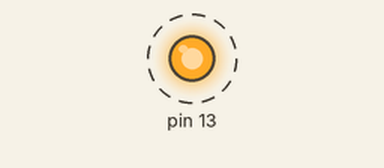
This sketch was run on a simulated Arduino Uno, built with avr-gcc and run on an emulated ATmega328P. On the bench: output pins drawn as LEDs (lit = HIGH). Dashed ring = blinking. What the sketch prints to the serial monitor is not drawn.

Above: at 0.2 s.
Timing chart, 0 to 3.0 s (numbered marks = the images above):
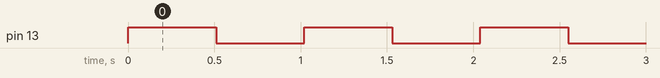

Measured:
- by itself, pin 13: alternates HIGH for 0.51 s and LOW for 0.51 s

The sketch:

rc_boat2.ino
```cpp
#include <TimerOne.h>

typedef enum {
  CMD_Forward,
  CMD_Backward,
  CMD_Stop,
} Command;

typedef enum {
  Forward_On,
  Forward_Off,
  Stop,
  Backward_Back,
  Backward_Netural,
  Backward_On,
  Backward_Off,
} MotorState;

typedef struct {
  Command cmd;
  MotorState state;
  unsigned long timestamp;
  int duty_cycle; // 0~100%
} Motor;

Motor motorL, motorR;

void setup()
{
  // Initialize the digital pin as an output.
  // Pin 13 has an LED connected on most Arduino boards
  pinMode(13, OUTPUT);
  Serial.begin(38400);

  Timer1.initialize(10000); // 100Hz, 10ms
  Timer1.attachInterrupt( timerIsr ); // attach the service routine here

    forward();
}

void loop()
{
  // Main code loop
  // TODO: Put your regular (non-ISR) logic here

}

void forward()
{
  Serial.println("forward");
  digitalWrite( 13, HIGH);
  motorL.timestamp = millis();
  motorL.cmd = CMD_Forward;
  motorL.state = Forward_On;
  motorL.duty_cycle = 50;
}
void stop()
{
}
void backward()
{
}

/// --------------------------
/// Custom ISR Timer Routine
/// --------------------------
void checkMotor(Motor* motor);
void timerIsr()
{
  checkMotor( &motorL );
  //checkMotor(motorR);
}
void changeValue(int* value) {
  *value = 20;
}
void checkMotor(Motor* motor) {
    // Toggle LED
    //digitalWrite( 13, digitalRead( 13 ) ^ 1 );
    if(motor->cmd == CMD_Forward) {
      boolean flag;
     flag = (millis() - motor->timestamp) / 10 > motorL.duty_cycle;

      if(motor->state == Forward_On && motor->duty_cycle < 100) {
        if( (millis() - motor->timestamp) > motor->duty_cycle*10) {
          digitalWrite( 13, LOW);
          motor->timestamp = millis();
          motor->state = Forward_Off;
        }
      }
      if(motor->state == Forward_Off && motor->duty_cycle > 0) {
        if( (millis() - motor->timestamp) > (100-motor->duty_cycle)*10) {
          digitalWrite( 13, HIGH);
          motor->timestamp = millis();
          motor->state = Forward_On;
        }
      }
    }
}
```
